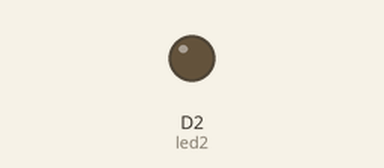
This program was run on a simulated CircuitPython board. Parts: output pins drawn as LEDs (lit = HIGH). What the program prints to the serial console is not drawn.

Above: at 0.05 s.
At 12.8 s:
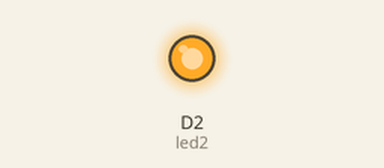
Timing chart, 0 to 33.2 s (numbered marks = the images above):
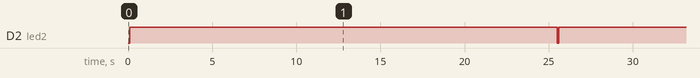

Measured:
- by itself, D2 (led2): alternates HIGH for 25.4 s and LOW for 0.10 s

The program:

blink2.py
```python
import board
import time
import analogio
import digitalio

led1 = analogio.AnalogOut(board.A0)
led2 = digitalio.DigitalInOut(board.D2)
led2.direction = digitalio.Direction.OUTPUT

print("blink")

while True:
    for i in range(0,255):
        led2.value = i
        time.sleep(.1)
```
